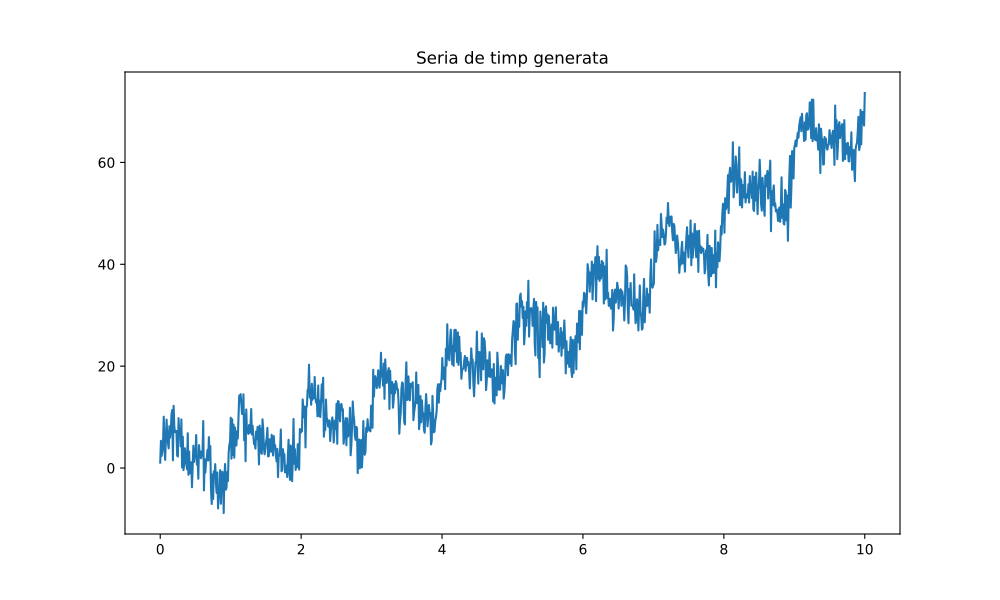

Recreate this plot in Python.
import numpy as np
import matplotlib.pyplot as plt

# 1. Generare serie de timp (din Lab8)
N = 1000
t = np.linspace(0, 10, N)

trend = 0.5 * t**2 + 2 * t + 1
sezon = 5 * np.sin(2 * np.pi * t) + 3 * np.sin(2 * np.pi * 2 * t)
zgomot = np.random.normal(0, 3, N)

y = trend + sezon + zgomot

plt.figure(figsize=(10, 6))
plt.plot(t, y)
plt.title('Seria de timp generata')
plt.savefig('exercitiul1.pdf')
plt.show()
